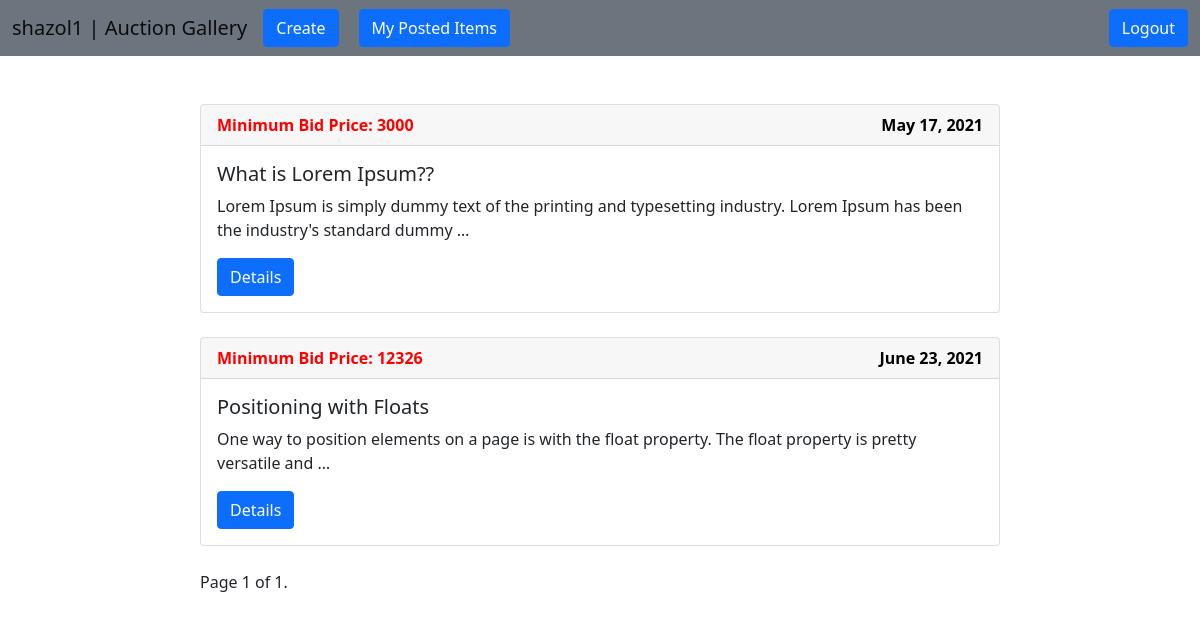
Screenshot of /dashboard/shazol1 (signed in) with the database file from the repository.
### users/models.py (models this page shows)
class NewUser(AbstractBaseUser, PermissionsMixin):
    email = models.EmailField(_('email address'), unique=True)
    user_name = models.CharField(max_length=150, unique=True)
    first_name = models.CharField(max_length=150, blank=True)
    start_date = models.DateTimeField(default=timezone.now)
    about = models.TextField(_('about'), max_length=500, blank=True)
    is_staff = models.BooleanField(default=False)
    is_active = models.BooleanField(default=True)
    objects = CustomAccountManager()
    USERNAME_FIELD = 'email'
    REQUIRED_FIELDS = ['user_name', 'first_name']
    def __str__(self):
        return self.user_name

### auction/models.py (models this page shows, shortened)
class Product(models.Model):
    user = models.ForeignKey(NewUser, on_delete=models.CASCADE)
    name = models.CharField(max_length=255)
    description = models.TextField()
    image = models.ImageField(upload_to=image_path, default='product/placeholder.png')
    min_price = models.CharField(max_length=255)
    end_date = models.DateTimeField(auto_now_add=False)

### users/views.py (the view)
# urls.py: path('dashboard/<str:user>', views.Dashboard, name='dashboard'),
@login_required(login_url='login')
def Dashboard(request, user):
    name = NewUser.objects.get(user_name=user)
    product = Product.objects.all()
    paginator = Paginator(product, 4)
    page_number = request.GET.get('page')
    page_obj = paginator.get_page(page_number)
    context = {
        'name': name,
        'products': product,
        'page_obj': page_obj,
        'today': datetime.now()
    }
    return render(request, 'dashboard.html', context)

### templates/dashboard.html (shortened to what this page needs)
{% extends 'base.html' %}
{% load static %}
{% block content %}
    <br><br>
    <div class="col-md-8" style="margin: auto">
        {% for product in products %}
            <div class="card">
                <div class="card-header" style="color: red; font-weight: bolder">
                    Minimum Bid Price: {{ product.min_price }}
                    <span style="float: right; color: black">
                    {{ product.end_date | date }}
                </span>
                </div>
                <div class="card-body">
                    <h5 class="card-title">{{ product.name }}</h5>
                    <p class="card-text">{{ product.description | truncatewords:20 }}</p>
                    {% now "Y-m-d" as todays_date %}
                    <a href="{% url 'bid' product.id %}" class="btn btn-primary"
                       tabindex="-1" role="button" aria-disabled="true">
                        Details
                    </a>
                </div>
            </div>
            <br>
        {% endfor %}
        <div class="pagination">
            <span class="step-links">
                <span class="current">
                    Page {{ page_obj.number }} of {{ page_obj.paginator.num_pages }}.
                </span>
            </span>
        </div>
    </div>
{% endblock %}

### templates/navber.html (shortened to what this page needs)
<nav class="navbar navbar-expand-lg navbar-light bg-secondary">
    <div class="container-fluid">
        {% if request.user.is_authenticated %}
            <a class="navbar-brand" href="{% url 'dashboard' request.user %}">{{ request.user }} | Auction Gallery</a>
            <div class="collapse navbar-collapse" id="navbarSupportedContent">
                <ul class="navbar-nav me-auto mb-2 mb-lg-0">
                    <li class="nav-item">
                        <a type="button" class="btn btn-primary" href="{% url 'addProduct' %}">
                            Create
                        </a>
                    </li>
                    <li class="nav-item active" style="margin-left: 20px;">
                        <a class="btn btn-primary" href="{% url 'my-items' request.user.pk %}">My Posted Items</a>
                    </li>
                </ul>
                <a class="btn btn-primary" href="{% url 'logout' %}">Logout</a>
            </div>
        {% endif %}
    </div>
</nav>

### rows the page displays
NewUser: user "shazol1"
Product: min_price "3000", end_date "May 17, 2021", name "What is Lorem Ipsum??", description "Lorem Ipsum is simply dummy text of the printing and typesetting industry. Lorem Ipsum has been the industry's standard dummy …"
Product: min_price "12326", end_date "June 23, 2021", name "Positioning with Floats", description "One way to position elements on a page is with the float property. The float property is pretty versatile and …"

### other values shown
{{ page_obj.number }} "1"
{{ page_obj.paginator.num_pages }} "1"
